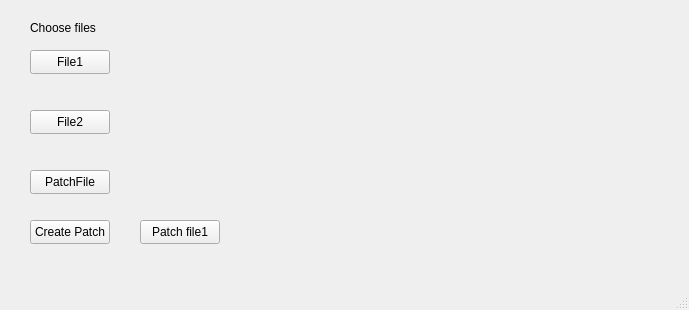
<?xml version="1.0" encoding="UTF-8"?>
<ui version="4.0">
 <class>MainWindow</class>
 <widget class="QMainWindow" name="MainWindow">
  <property name="geometry">
   <rect>
    <x>0</x>
    <y>0</y>
    <width>689</width>
    <height>310</height>
   </rect>
  </property>
  <property name="windowTitle">
   <string>MainWindow</string>
  </property>
  <property name="accessibleName">
   <string>Patcher</string>
  </property>
  <widget class="QWidget" name="centralwidget">
   <widget class="QPushButton" name="workButton">
    <property name="geometry">
     <rect>
      <x>140</x>
      <y>220</y>
      <width>80</width>
      <height>24</height>
     </rect>
    </property>
    <property name="text">
     <string>Patch file1</string>
    </property>
   </widget>
   <widget class="QPushButton" name="file1Button">
    <property name="geometry">
     <rect>
      <x>30</x>
      <y>50</y>
      <width>80</width>
      <height>24</height>
     </rect>
    </property>
    <property name="text">
     <string>File1</string>
    </property>
   </widget>
   <widget class="QPushButton" name="file2Button">
    <property name="geometry">
     <rect>
      <x>30</x>
      <y>110</y>
      <width>80</width>
      <height>24</height>
     </rect>
    </property>
    <property name="text">
     <string>File2</string>
    </property>
   </widget>
   <widget class="QLabel" name="file1Label">
    <property name="geometry">
     <rect>
      <x>130</x>
      <y>50</y>
      <width>551</width>
      <height>41</height>
     </rect>
    </property>
    <property name="text">
     <string/>
    </property>
    <property name="wordWrap">
     <bool>true</bool>
    </property>
   </widget>
   <widget class="QLabel" name="file1Label_2">
    <property name="geometry">
     <rect>
      <x>130</x>
      <y>110</y>
      <width>551</width>
      <height>41</height>
     </rect>
    </property>
    <property name="text">
     <string/>
    </property>
    <property name="wordWrap">
     <bool>true</bool>
    </property>
   </widget>
   <widget class="QLabel" name="staticLabel">
    <property name="geometry">
     <rect>
      <x>30</x>
      <y>20</y>
      <width>131</width>
      <height>16</height>
     </rect>
    </property>
    <property name="text">
     <string>Choose files</string>
    </property>
   </widget>
   <widget class="QPushButton" name="pushButton">
    <property name="geometry">
     <rect>
      <x>30</x>
      <y>220</y>
      <width>80</width>
      <height>24</height>
     </rect>
    </property>
    <property name="text">
     <string>Create Patch</string>
    </property>
   </widget>
   <widget class="QPushButton" name="pushButton_2">
    <property name="geometry">
     <rect>
      <x>30</x>
      <y>170</y>
      <width>80</width>
      <height>24</height>
     </rect>
    </property>
    <property name="text">
     <string>PatchFile</string>
    </property>
   </widget>
   <widget class="QLabel" name="patchFileLabel">
    <property name="geometry">
     <rect>
      <x>130</x>
      <y>170</y>
      <width>551</width>
      <height>41</height>
     </rect>
    </property>
    <property name="text">
     <string/>
    </property>
    <property name="wordWrap">
     <bool>true</bool>
    </property>
   </widget>
  </widget>
  <widget class="QMenuBar" name="menubar">
   <property name="geometry">
    <rect>
     <x>0</x>
     <y>0</y>
     <width>689</width>
     <height>21</height>
    </rect>
   </property>
  </widget>
  <widget class="QStatusBar" name="statusbar"/>
 </widget>
 <resources/>
 <connections/>
</ui>
